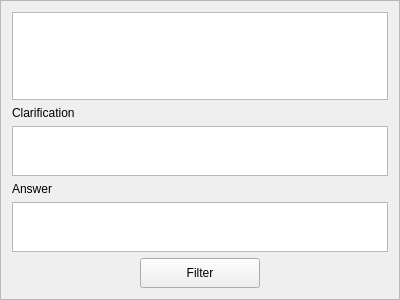
<?xml version="1.0" encoding="UTF-8"?>
<ui version="4.0">
 <class>FrameClarifications</class>
 <widget class="QFrame" name="FrameClarifications">
  <property name="geometry">
   <rect>
    <x>0</x>
    <y>0</y>
    <width>400</width>
    <height>300</height>
   </rect>
  </property>
  <property name="sizePolicy">
   <sizepolicy hsizetype="Expanding" vsizetype="Expanding">
    <horstretch>0</horstretch>
    <verstretch>0</verstretch>
   </sizepolicy>
  </property>
  <property name="windowTitle">
   <string>Frame</string>
  </property>
  <property name="frameShape">
   <enum>QFrame::StyledPanel</enum>
  </property>
  <property name="frameShadow">
   <enum>QFrame::Raised</enum>
  </property>
  <layout class="QVBoxLayout" name="verticalLayout">
   <item>
    <widget class="QTableView" name="clarificationTableView">
     <property name="selectionMode">
      <enum>QAbstractItemView::SingleSelection</enum>
     </property>
     <attribute name="horizontalHeaderDefaultSectionSize">
      <number>60</number>
     </attribute>
     <attribute name="horizontalHeaderMinimumSectionSize">
      <number>60</number>
     </attribute>
     <attribute name="verticalHeaderDefaultSectionSize">
      <number>10</number>
     </attribute>
     <attribute name="verticalHeaderMinimumSectionSize">
      <number>10</number>
     </attribute>
    </widget>
   </item>
   <item>
    <widget class="QLabel" name="clarificationLabel">
     <property name="text">
      <string>Clarification</string>
     </property>
    </widget>
   </item>
   <item>
    <widget class="QPlainTextEdit" name="clarificationTextEdit">
     <property name="sizePolicy">
      <sizepolicy hsizetype="Expanding" vsizetype="Fixed">
       <horstretch>0</horstretch>
       <verstretch>0</verstretch>
      </sizepolicy>
     </property>
     <property name="maximumSize">
      <size>
       <width>16777215</width>
       <height>50</height>
      </size>
     </property>
    </widget>
   </item>
   <item>
    <widget class="QLabel" name="answerLabel">
     <property name="text">
      <string>Answer</string>
     </property>
    </widget>
   </item>
   <item>
    <widget class="QPlainTextEdit" name="answerTextEdit">
     <property name="sizePolicy">
      <sizepolicy hsizetype="Expanding" vsizetype="Fixed">
       <horstretch>0</horstretch>
       <verstretch>0</verstretch>
      </sizepolicy>
     </property>
     <property name="maximumSize">
      <size>
       <width>16777215</width>
       <height>50</height>
      </size>
     </property>
    </widget>
   </item>
   <item>
    <layout class="QHBoxLayout" name="horizontalLayout">
     <item>
      <spacer name="horizontalSpacer1">
       <property name="orientation">
        <enum>Qt::Horizontal</enum>
       </property>
       <property name="sizeHint" stdset="0">
        <size>
         <width>40</width>
         <height>20</height>
        </size>
       </property>
      </spacer>
     </item>
     <item>
      <widget class="QPushButton" name="filterButton">
       <property name="minimumSize">
        <size>
         <width>120</width>
         <height>30</height>
        </size>
       </property>
       <property name="text">
        <string>Filter</string>
       </property>
      </widget>
     </item>
     <item>
      <spacer name="horizontalSpacer2">
       <property name="orientation">
        <enum>Qt::Horizontal</enum>
       </property>
       <property name="sizeHint" stdset="0">
        <size>
         <width>40</width>
         <height>20</height>
        </size>
       </property>
      </spacer>
     </item>
    </layout>
   </item>
  </layout>
 </widget>
 <resources/>
 <connections/>
</ui>
